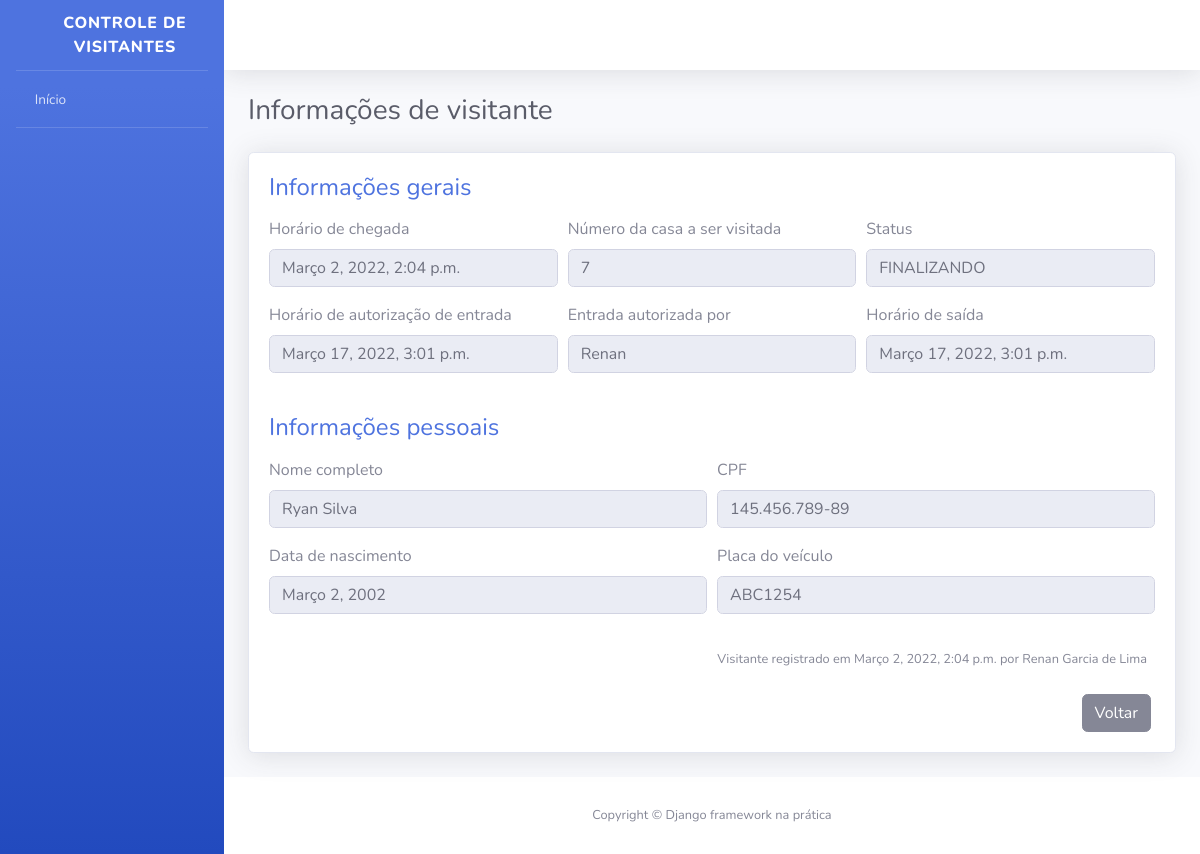
Screenshot of /visitantes/1/ (signed in) with the database file from the repository.
### apps/visitantes/models.py (models this page shows, shortened)
class Visitante(models.Model):
    STATUS_VISITANTE = [
        ("AGUARDANDO", "Aguardando autorização"),
        ("EM_VISITA", "Em visita"),
        ("FINALIZADO", "Visita finalizada")
    ]
    status = models.CharField(
        verbose_name="Status",
        max_length=11,
        choices=STATUS_VISITANTE,
        default="AGUARDANDO"
    )
    nome_completo = models.CharField(
        verbose_name="Nome completo",
        max_length=194
    )
    cpf = models.CharField(
        verbose_name="CPF",
        max_length=11
    )
    data_nascimento = models.DateField(
        verbose_name="Data de nascimento",
        auto_now=False,
        auto_now_add=False
    )
    numero_casa = models.PositiveSmallIntegerField(
        verbose_name="Número da casa a ser visitada",
    )
    placa_veiculo = models.CharField(
        verbose_name="Placa do veículo",
        max_length=7,
        blank=True,
        null=True
    )
    horario_chegada = models.DateTimeField(
        verbose_name="Horário de chagada na portaria",
        auto_now_add=True
    )
    horario_saida = models.DateTimeField(
        verbose_name="Horário de saída do condomínio",
        auto_now_add=False,
        blank=True,
        null=True
    )
    horario_autorizacao = models.DateTimeField(
        verbose_name="Horário de autorização de entrada",
        auto_now_add=False,
        blank=True,
        null=True
    )
    morador_responsavel = models.CharField(
        verbose_name="Nome do morador responsável por autorizar a entrada do visitante",
        max_length=194,
        blank=True
    )
    registrado_por = models.ForeignKey(
        "porteiros.Porteiro",
        verbose_name="Porteiro responsável pelo registro",
        on_delete=models.PROTECT
    )
    def get_horario_saida(self):
        if self.horario_saida:
            return self.horario_saida
        return "Horário de saída não registrado"
    def get_horario_autorizacao(self):
        if self.horario_autorizacao:
            return self.horario_autorizacao
        return "Visitante aguardando autorização"
    def get_morador_responsavel(self):
        if self.morador_responsavel:
            return self.morador_responsavel
        return "Visitante aguardando autorização"
    def get_placa_veiculo(self):
        if self.placa_veiculo:
            return self.placa_veiculo
        return "Veículo não registrado"
    def get_cpf(self):
        if self.cpf:
            cpf = str(self.cpf)
            cpf_parte_1 = cpf[0:3]
            cpf_parte_2 = cpf[3:6]
            cpf_parte_3 = cpf[6:9]
            cpf_parte_4 = cpf[9:]
            cpf_formatado = f"{cpf_parte_1}.{cpf_parte_2}.{cpf_parte_3}-{cpf_parte_4}"
        return cpf_formatado
    class Meta:
        verbose_name = "Visitante"
        verbose_name_plural = "Visitantes"
        db_table = "visitante"

### apps/porteiros/models.py (models this page shows)
class Porteiro(models.Model):
    usuario = models.OneToOneField(
        "usuarios.Usuario",
        verbose_name="Usuário",
        on_delete=models.PROTECT
    )
    nome_completo = models.CharField(
        verbose_name="Nome completo",
        max_length=194,
    )
    cpf = models.CharField(
        verbose_name="CPF",
        max_length=11,
    )
    telefone = models.CharField(
        verbose_name="Telefone de contato",
        max_length=11,
    )
    data_nascimento = models.DateField(
        verbose_name="Data de nascimento",
        auto_now=False,
        auto_now_add=False,
    )
    class Meta:
        verbose_name = "Porteiro"
        verbose_name_plural = "Porteiros"
        db_table = "porteiro"
    def __str__(self):
        return self.nome_completo

### apps/visitantes/views.py (the view, shortened to what this page needs)
@login_required
def informacoes_visitantes(request, id):
   visitante = get_object_or_404(
      Visitante,
      id=id
   )
   form = AutorizaVisitanteForm()
   context = {
      "nome_pagina": "Informações de visitante",
      "visitante": visitante,
      "form": form,
   }
   return render(request, "informacoes_visitante.html", context)

### apps/visitantes/forms.py
class AutorizaVisitanteForm(forms.ModelForm):
    morador_responsavel = forms.CharField(
        required=True
    )
    class Meta:
        model= Visitante
        fields = [
            "morador_responsavel"
        ]
        error_messages = {
            "morador_responsavel": {
                "required": "Por favor, informe o nome do morador responsável por autorizar a entrada do visitante"
            }
        }

### templates/informacoes_visitante.html (shortened to what this page needs)
{% extends "base.html" %}
{% load widget_tweaks %}
{% block conteudo %}
<div class="container">
    <div class="d-sm-flex align-items-center justify-content-between mb-4">
        <h1 class="h3 mb-0 text-gray-800">{{ nome_pagina }}</h1>
    </div>
    <div class="card shadow mb-4">
        <div class="card-body">
            <h4 class="mb-3 text-primary">
                Informações gerais
            </h4>
            <form>
                <div class="form-row">
                    <div class="form-group col-md-4">
                        <label>Horário de chegada</label>
                        <input type="text" class="form-control" value="{{ visitante.horario_chegada }}" disabled>
                    </div>
                    <div class="form-group col-md-4">
                        <label>Número da casa a ser visitada</label>
                        <input type="text" class="form-control" value="{{ visitante.numero_casa }}" disabled>
                    </div>
                    <div class="form-group col-md-4">
                        <label>Status</label>
                        <input type="text" class="form-control" value="{{ visitante.get_status_display }}" disabled>
                    </div>
                </div>
                <div class="form-row">
                    <div class="form-group col-md-4">
                        <label>Horário de autorização de entrada</label>
                        <input type="text" class="form-control" value="{{ visitante.get_horario_autorizacao }}" disabled>
                    </div>
                    <div class="form-group col-md-4">
                        <label>Entrada autorizada por</label>
                        <input type="text" class="form-control" value="{{ visitante.get_morador_responsavel }}" disabled>
                    </div>
                    <div class="form-group col-md-4">
                        <label>Horário de saída</label>
                        <input type="text" class="form-control" value="{{ visitante.get_horario_saida }}" disabled>
                    </div>
                </div>
            </form>
            <h4 class="mb-3 mt-4 text-primary">
                Informações pessoais
            </h4>
            <form>
                <div class="form-row">
                    <div class="form-group col-md-6">
                        <label>Nome completo</label>
                        <input type="text" class="form-control" value="{{ visitante.nome_completo }}" disabled>
                    </div>
                    <div class="form-group col-md-6">
                        <label>CPF</label>
                        <input type="text" class="form-control" value="{{ visitante.get_cpf }}" disabled>
                    </div>
                </div>
                <div class="form-row">
                    <div class="form-group col-md-6">
                        <label>Data de nascimento</label>
                        <input type="text" class="form-control" value="{{ visitante.data_nascimento }}" disabled>
                    </div>
                    <div class="form-group col-md-6">
                        <label>Placa do veículo</label>
                        <input type="text" class="form-control" value="{{ visitante.get_placa_veiculo }}" disabled>
                    </div>
                </div>
            </form>
            <p class="mr-2 mt-3 mb-4 text-right">
                <small>
                    Visitante registrado em {{ visitante.horario_chegada }} por {{ visitante.registrado_por }}
                </small>
            </p>
            <div class="mr-1 text-right">
                <a href="{% url 'index' %}" class="btn btn-secondary text-white" type="button">
                    <span class="text">Voltar</span>
                </a>
            </div>
        </div>
    </div>
</div>
{% endblock %}

### rows the page displays
Visitante: horario_chegada "Março 2, 2022, 2:04 p.m.", numero_casa "7", status "FINALIZANDO", get_horario_autorizacao "Março 17, 2022, 3:01 p.m.", get_morador_responsavel "Renan", get_horario_saida "Março 17, 2022, 3:01 p.m.", nome_completo "Ryan Silva", get_cpf "145.456.789-89", data_nascimento "Março 2, 2002", get_placa_veiculo "ABC1254", registrado_por "Renan Garcia de Lima"

### other values shown
{{ nome_pagina }} "Informações de visitante"
